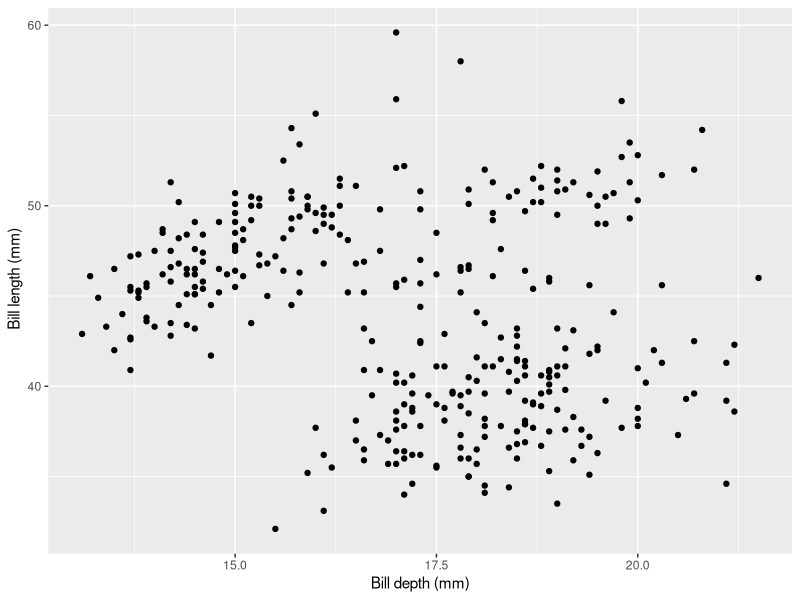
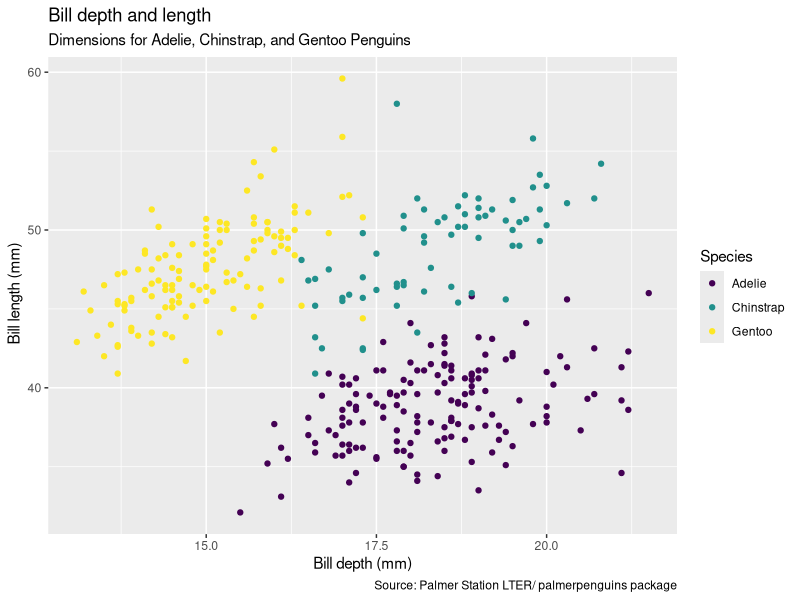
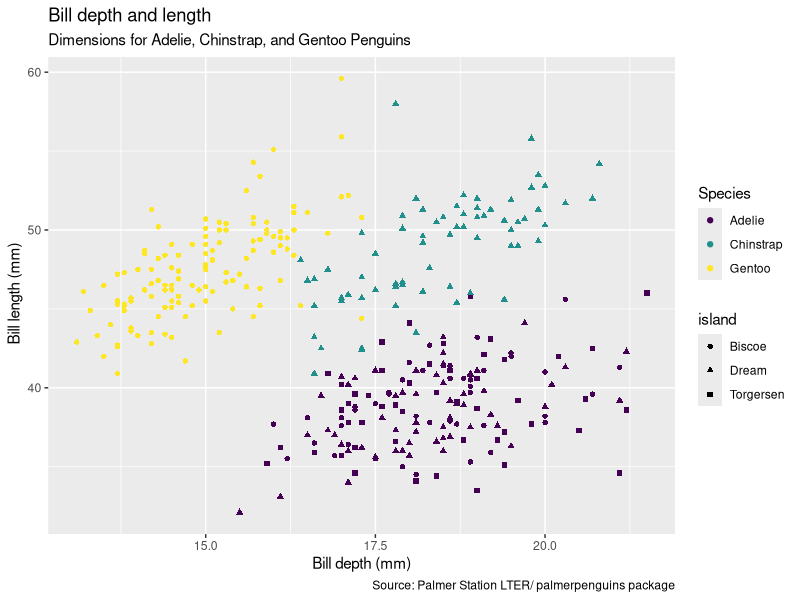
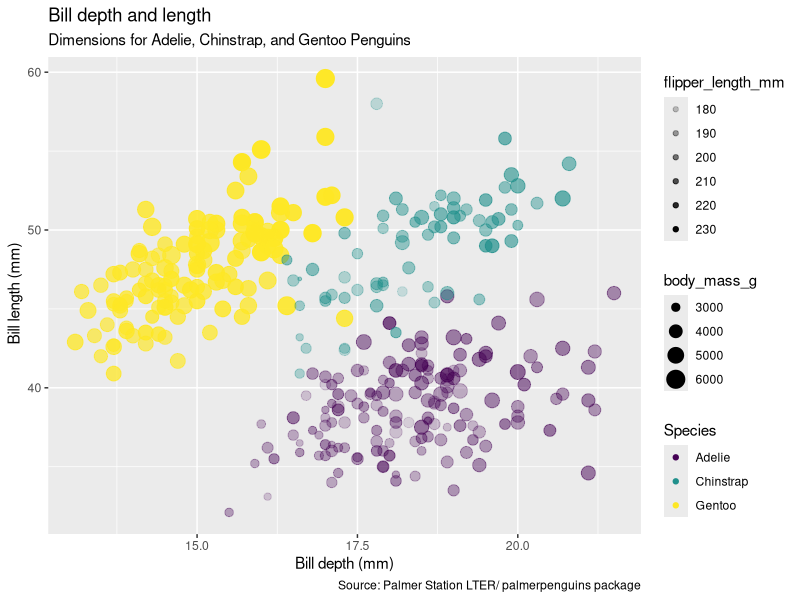
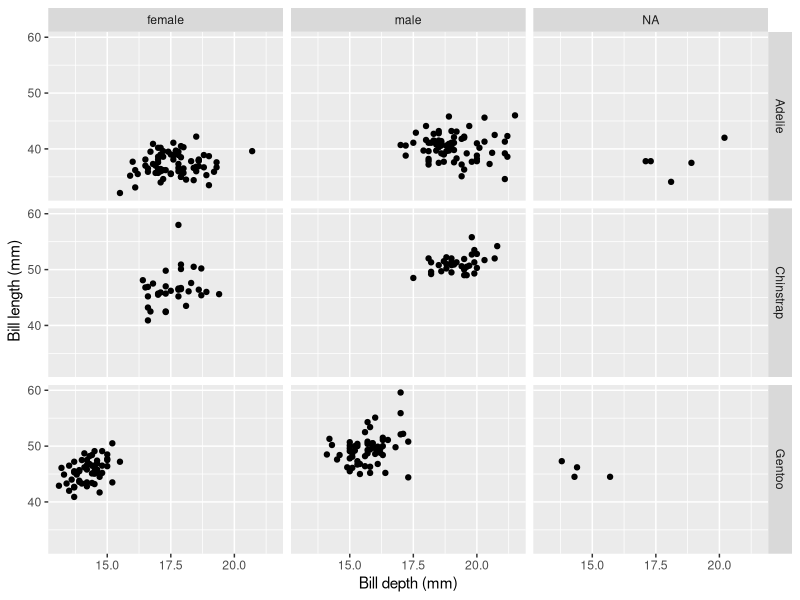
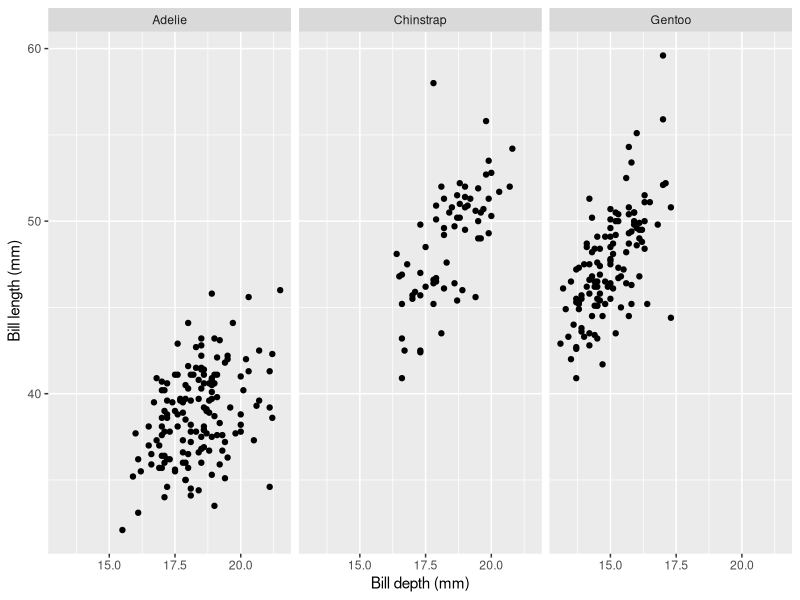
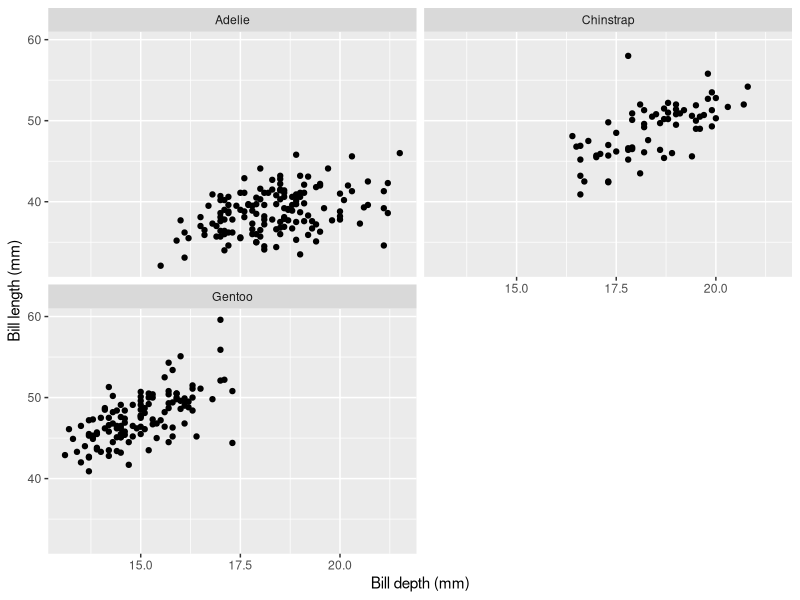
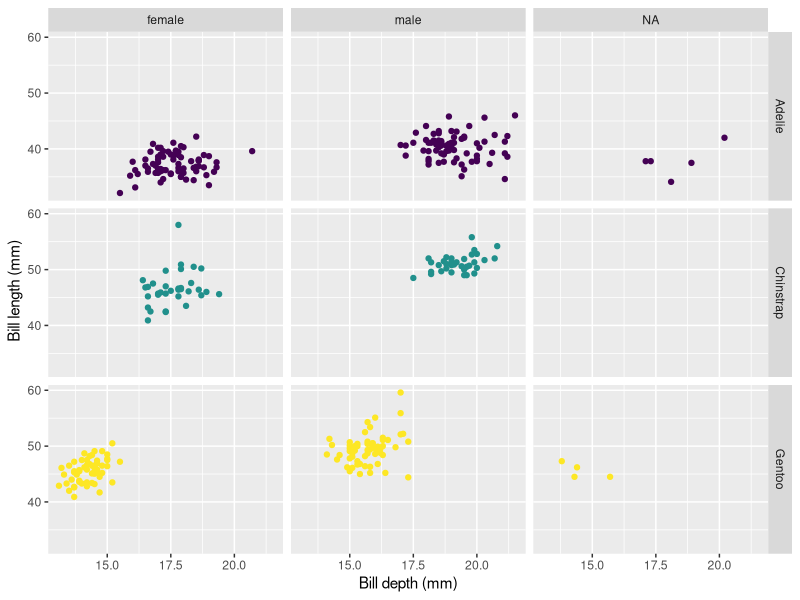

These figures' R source, in order:
## ---- chunk 1
install.packages("palmerpenguins")

####Load libraries ####
library(palmerpenguins)
library(tidyverse)
library(here)

###inspect the data
view(penguins)
head(penguins)
tail(penguins)
glimpse(penguins)

## ---- chunk 2
### Make a simple plot ####
ggplot(data = penguins,
       mapping = aes(x = bill_depth_mm,
                     y = bill_length_mm)) +  ## this is just to create the base map (first layer), then add new layer with "+"
  geom_point() +                             #input the point value
  labs(x = "Bill depth (mm)",                #add the x and y axis label
       y = " Bill length (mm)")


## simple plot with colot
ggplot(data = penguins,
       mapping = aes(x = bill_depth_mm,
                     y = bill_length_mm,
                     color = species)) +     # tell R to collor by species
  geom_point() +                             #input the point value
  labs(title = "Bill depth and length" ,     #add tittle at the map data
       subtitle = "Dimensions for Adelie, Chinstrap, and Gentoo Penguins", #add subtitle
       x = "Bill depth (mm)",                #add the x and y axis label
       y = " Bill length (mm)",
       color = "Species",                    #rename the legend in color into "Species"
       caption = "Source: Palmer Station LTER/ palmerpenguins package") + #add caption below the data frame
  scale_color_viridis_d() #to choose colorblind friendly color


#simple plot with different shapes
ggplot(data = penguins,
       mapping = aes(x = bill_depth_mm,
                     y = bill_length_mm,
                     color = species,        # tell R to collor by species
                     shape = island)) +      # to shape by island
  geom_point() +                             #input the point value
  labs(title = "Bill depth and length" ,     #add tittle at the map data
       subtitle = "Dimensions for Adelie, Chinstrap, and Gentoo Penguins", #add subtitle
       x = "Bill depth (mm)",                #add the x and y axis label
       y = " Bill length (mm)",
       color = "Species",                    #rename the legend in color into "Species"
       caption = "Source: Palmer Station LTER/ palmerpenguins package") + #add caption below the data frame
  scale_color_viridis_d() 

#simple plot with different size
ggplot(data = penguins,
       mapping = aes(x = bill_depth_mm,
                     y = bill_length_mm,
                     color = species,        # tell R to collor by species
                     size = body_mass_g,     # to visualize body mass in size
                     alpha = flipper_length_mm)) +  #to add transparency based on flipper length 
  geom_point() +                             #input the point value
  labs(title = "Bill depth and length" ,     #add tittle at the map data
       subtitle = "Dimensions for Adelie, Chinstrap, and Gentoo Penguins", #add subtitle
       x = "Bill depth (mm)",                #add the x and y axis label
       y = " Bill length (mm)",
       color = "Species",                    #rename the legend in color into "Species"
       caption = "Source: Palmer Station LTER/ palmerpenguins package") + #add caption below the data frame
  scale_color_viridis_d() 

## ---- chunk 3
### Facetting ####
ggplot(data = penguins,
       mapping = aes(x = bill_depth_mm,
                     y = bill_length_mm)) +  ## this is just to create the base map (first layer), then add new layer with "+"
  geom_point() +                             #input the point value
  facet_grid( species ~ sex) +               #adding facet grid used if want to see by row ~ column
  labs(x = "Bill depth (mm)",                #add the x and y axis label
       y = " Bill length (mm)")



ggplot(data = penguins,
       mapping = aes(x = bill_depth_mm,
                     y = bill_length_mm)) +  ## this is just to create the base map (first layer), then add new layer with "+"
  geom_point() +                             #input the point value
  facet_wrap(~ species) +                    #adding facet wrap using one category, more simple
  labs(x = "Bill depth (mm)",                #add the x and y axis label
       y = " Bill length (mm)")



ggplot(data = penguins,
       mapping = aes(x = bill_depth_mm,
                     y = bill_length_mm)) +  ## this is just to create the base map (first layer), then add new layer with "+"
  geom_point() +                             #input the point value
  facet_wrap(~ species, ncol = 2) +          #adding facet wrap using one category, in 2 column
  labs(x = "Bill depth (mm)",                #add the x and y axis label
       y = " Bill length (mm)")


####adding color#####
ggplot(data = penguins,
       mapping = aes(x = bill_depth_mm,
                     y = bill_length_mm,
                     color = species)) +  ## this is just to create the base map (first layer), then add new layer with "+"
  geom_point() +                             #input the point value
  facet_grid(species ~ sex) +          #adding facet wrap using one category, in 2 column
  labs(x = "Bill depth (mm)",                #add the x and y axis label
       y = " Bill length (mm)") +
  scale_colour_viridis_d()+
  guides(color = FALSE) # removing legend

